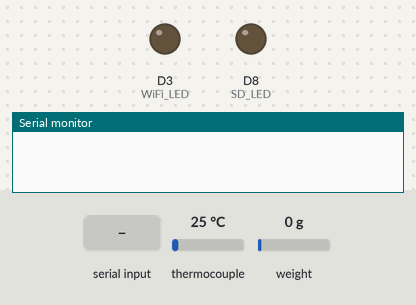
A sketch run on a simulated ESP8266 (NodeMCU). On the bench: output pins drawn as LEDs (lit = HIGH), the last lines printed to the serial monitor. The test bench sets the inputs (shaded band); at power-on: thermocouple 25 °C, weight on the scale 0 g. WiFi joins after 1.5 s; servers stay silent unless stated; uploads are accepted with an empty reply; storage starts empty; pins used as bus, display or sensor lines are not drawn.

Above: at 0.0 s.
At 5.1 s:
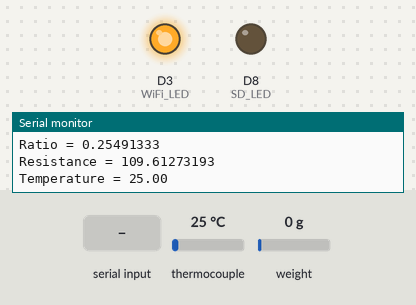
5.2 s: "t90\n" received over Serial
Timing chart, 0 to 15.7 s (numbered marks = the images above; inputs shaded):
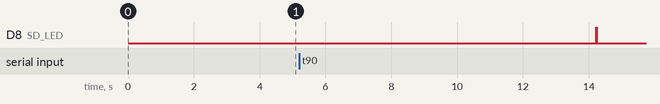

The sketch:

logger.ino
```cpp
#include <ESP8266WiFi.h>
#include <SD.h>
#include <ThingSpeak.h>
#include <HX711_ADC.h>
#include <SPI.h>
#include <Adafruit_MAX31865.h>

#define Board_3;  // Board_1, Board_2, Board_3

////////////////////////////////////
//          WIFI SETTINGS         //
////////////////////////////////////

WiFiClient client;

// Declare and initialise global arrays for WiFi settings
char ssid[] = "Combine";
char pass[] = "plasmakorv";
char server[] = "api.pushingbox.com";
char cmd[100];

int status = WL_IDLE_STATUS;

////////////////////////////////////
//          SD SETTINGS           //
///////////////////////////////////
File BackupFile;
const int SD_pin = D4;

enum months { Jan, Feb, Mar, Apr, May, Jun, Jul, Aug, Sep, Oct, Nov, Dec };
months switch_month;
struct DateandTime {
  char month_buf[3];
  String month;
  int year;
  unsigned day;
  byte hour;
  byte minute;
  byte second;
} DT;

////////////////////////////////////
//      ThingSpeak SETTINGS       //
////////////////////////////////////
#if defined(Board_1)
  unsigned long myChannelNumber = 420692; // Channel ID
  const char * myWriteAPIKey = "A86F3R21OEZKIIQQ";  // Channel API-key
#endif

#if defined(Board_2)
  unsigned long myChannelNumber = 441326; // Channel ID
  const char * myWriteAPIKey = "8H4EAGF3VE2IF6UT";  // Channel API-key
#endif

#if defined(Board_3)
  unsigned long myChannelNumber = 441330; // Channel ID
  const char * myWriteAPIKey = "Q3I84GD3QUIC1LQT";  // Channel API-key
#endif
////////////////////////////////////
//      Loadcell SETTINGS         //
////////////////////////////////////


//HX711 constructor (dout pin, sck pin)
HX711_ADC LoadCell(D1, D0);

long t;

////////////////////////////////////
//          MAX31865             //
///////////////////////////////////


// Use software SPI: CS, DI, DO, CLK
Adafruit_MAX31865 maxx = Adafruit_MAX31865(4, 9, 10, 0);
//Adafruit_MAX31865 maxx = Adafruit_MAX31865(D2);
// Reference value for a PT100 sensor, if using PT1000 use RREF = 4300.
#define RREF      430.0
#define RNOMINAL  100.0


////////////////////////////////////
//          MISC SETTINGS         //
///////////////////////////////////

int PotPin = A0;
int delaySeconds = 10;
int loopTime = delaySeconds * 1000;

// counters for data saving
int countPush = 10;
int countTS = 10;

long previousMillis = 0;
long interval = 20000;

int SD_LED = D8;
int WiFi_LED = D3;

SPISettings settingsPT(500000, MSBFIRST, SPI_MODE1);
SPISettings settingsSD(14000000, LSBFIRST, SPI_MODE0);

//////////////////// WiFi functions /////////////////////

void connectToWiFi() {
  Serial.println();
  Serial.println();
  Serial.print("Connecting to ");
  Serial.println(ssid);

  WiFi.begin(ssid, pass);

  while (WiFi.status() != WL_CONNECTED) {
    delay(500);
    Serial.print(".");
  }
  Serial.println("WiFI connected!");
  digitalWrite(WiFi_LED, HIGH);     // Turns the LED on to indicate WiFi connection is established
  Serial.println();
  Serial.print(ssid);
  Serial.println();
  Serial.println(WiFi.localIP());
  Serial.print("Wifistatus ");
  Serial.println(WiFi.status());
}// end connectToWiFi

// WiFiConnection
void checkWiFiConnection() {
  if (WiFi.status() != 3) {
    status = WL_IDLE_STATUS;
    connectToWiFi();
    Serial.println("reconnect");
  }
}// end WiFiConnection

//////////////////////// SD-card functions ////////////////////////////////////

// INITIALIZES SD CARD

void SDinit(int SD_pin)
{
  Serial.print(F("Initializing SD card..."));
  if (!SD.begin(SD_pin)) {
    Serial.println(F("Initialization SD-card failed!"));
    while (1);
  }
  Serial.println(F("Initialization SD-card done."));

  // Open file for writing
  BackupFile = SD.open("Backup.txt", FILE_WRITE);

  // If the file is open-write
  if (BackupFile)
  {
    BackupFile.print("Time\tMeasurement\tTemperature");
    BackupFile.println();
  }
  else {
    Serial.println(F("ERROR: File not found"));
  }
  BackupFile.close();
} // SD_init end


// WRITES CONTENT OF SG TO SD CARD
void SDwrite(float SG, float temp) {

  digitalWrite(SD_LED, HIGH); // Indicates that we are writning to SD-card

  String time_str;

  // Open file for writing
  BackupFile = SD.open("Backup.txt", FILE_WRITE);

  // If the file is open-write
  if (BackupFile)
  {
    // Write time
    if (WiFi.status() == 3) {
      time_str = String(DT.year) + "-" + DT.month + "-" + String(DT.day) + ":" + String(DT.hour) +
                 ":" + String(DT.minute) + ":" + String(DT.second);
      Serial.println(time_str);
      BackupFile.print(time_str);
    }
    else {
      BackupFile.print(millis());
    }

    BackupFile.print("\t");
    // Write Measurement value
    BackupFile.print(SG);
    BackupFile.print("\t");
    BackupFile.println(temp);

    Serial.print(F("Writing to SD-card: \t"));
    Serial.print(time_str);
    Serial.print("\t");
    // Write Measurement value
    Serial.println(SG);
  }
  else {
    Serial.println(F("ERROR: File not found"));
  }
  BackupFile.close();

} // Write to sd end

////////////////////////////// Load cell functions //////////////////////////////////////////////////////

// Initialize load cell
void loadCellInit() {
  ESP.wdtDisable();
  ESP.wdtEnable(WDTO_8S);
  delay(0);
  Serial.begin(115200);
  LoadCell.begin();
  long stabilisingtime = 2000; // tare preciscion can be improved by adding a few seconds of stabilising time
  LoadCell.start(stabilisingtime);
  LoadCell.setCalFactor(2090.0); // user set calibration factor (float)
  Serial.println("Startup + tare is complete");
} // Initialize load cell end


float loadCellRead() {
  ESP.wdtFeed();
  //update() should be called at least as often as HX711 sample rate; >10Hz@10SPS, >80Hz@80SPS
  //longer delay in scetch will reduce effective sample rate (be carefull with delay() in loop)
  LoadCell.update();
  float val;
  //get smoothed value from data set + current calibration factor
  if (millis() > t + 250) {
    val = LoadCell.getData();
    Serial.print("Load_cell output val: ");
    Serial.println(val);
    t = millis();
  }

  //receive from serial terminal
  if (Serial.available() > 0) {
    val;
    char inByte = Serial.read();
    if (inByte == 't') LoadCell.tareNoDelay();
  }

  //check if last tare operation is complete
  if (LoadCell.getTareStatus() == true) {
    Serial.println("Tare complete");
  }

  return	val;

} // loadCellRead end

///////////////////////////////// Temperature function ////////////////////////////////////////////
float tempRead() {
  uint16_t rtd = maxx.readRTD();

  Serial.print("RTD value: "); Serial.println(rtd);
  float ratio = rtd;
  ratio /= 32768;
  Serial.print("Ratio = "); Serial.println(ratio, 8);
  Serial.print("Resistance = "); Serial.println(RREF * ratio, 8);
  Serial.print("Temperature = "); Serial.println(maxx.temperature(RNOMINAL, RREF));


  // Check and print any faults
  uint8_t fault = maxx.readFault();
  if (fault) {
    Serial.print("Fault 0x"); Serial.println(fault, HEX);
    if (fault & MAX31865_FAULT_HIGHTHRESH) {
      Serial.println("RTD High Threshold");
    }
    if (fault & MAX31865_FAULT_LOWTHRESH) {
      Serial.println("RTD Low Threshold");
    }
    if (fault & MAX31865_FAULT_REFINLOW) {
      Serial.println("REFIN- > 0.85 x Bias");
    }
    if (fault & MAX31865_FAULT_REFINHIGH) {
      Serial.println("REFIN- < 0.85 x Bias - FORCE- open");
    }
    if (fault & MAX31865_FAULT_RTDINLOW) {
      Serial.println("RTDIN- < 0.85 x Bias - FORCE- open");
    }
    if (fault & MAX31865_FAULT_OVUV) {
      Serial.println("Under/Over voltage");
    }
    maxx.clearFault();
  }
  Serial.println();
  return maxx.temperature(RNOMINAL, RREF);

}// end tempRead
//////////////////////////////// Get time function ///////////////////////////////////////////////

void webTime(Client &client)
{
  unsigned long time = 0;

  // Just choose any reasonably busy web server, the load is really low
  if (client.connect("g.cn", 80))
  {
    // Make an HTTP 1.1 request which is missing a Host: header
    // compliant servers are required to answer with an error that includes
    // a Date: header.
    client.print(F("GET / HTTP/1.1 \r\n\r\n"));

    char buf[5];      // temporary buffer for characters
    client.setTimeout(5000);
    if (client.find((char *)"\r\nDate: ") // look for Date: header
        && client.readBytes(buf, 5) == 5) // discard day name
    {

      DT.day = client.parseInt();    // day number
      client.readBytes(buf, 1);    // discard
      client.readBytes(DT.month_buf, 3);    // month_buf
      String str(DT.month_buf);
      DT.month = str.substring(0, 3);
      DT.year = client.parseInt();    // year
      DT.hour = client.parseInt();   // hour
      DT.minute = client.parseInt(); // minute
      DT.second = client.parseInt(); // second

      //      }
    }
  }
  delay(10);
  client.flush();
  client.stop();

} // end webTime

////////////////////////////// End functions //////////////////////////////////////////////////////

////////////////////////////////////
//          SETUP                 //
///////////////////////////////////

void setup() {

  // Status LEDs setup
  pinMode(WiFi_LED, OUTPUT);
  pinMode(SD_LED, OUTPUT);

  Serial.begin(115200);
  delay(10);

  // Starts the MAX31865 with a 3-wired connection, for 2 or 4 wire connection change to 2WIRE respectly 4Wire
  maxx.begin(MAX31865_3WIRE);

  // connect to WiFi
  connectToWiFi();

  // Initialize SD-card
  SDinit(SD_pin);

  // Initialize reading the load cell
  loadCellInit();

  // ThingSpeak setup
  ThingSpeak.begin(client);

  // Starts SPI protocol
  SPI.begin();

}// end Setup

////////////////////////////////////
//          MAIN                  //
///////////////////////////////////

void loop() {

  unsigned long timeMillis = millis();

  // Reads the temperature of the PT100or PT1000 sensor
  float temp = tempRead();

  digitalWrite(SD_LED, LOW);    // Turn off the status LED.
  delay(5000);

  // Get current time from the web
  if (WiFi.status() == 3) {
    webTime(client);
  }

  // read value from load cell
  float val = loadCellRead();

  // Writes the loadcell value and the temperature to the SD-card
  SDwrite(val, temp);

  // send to thingspeak
  if ((timeMillis - previousMillis) >= 20000 && WiFi.status() == 3) {
    previousMillis = timeMillis;
    Serial.print("Sending to ThingSpeak ");
    Serial.println(val);
    ThingSpeak.setField(1, val);    // Sends the loadcell value to field 1 in the ThingSpeak channel
    ThingSpeak.setField(2, temp);   // Sends the temperature to field 2 in the ThingSpeak channel
    ThingSpeak.writeFields(myChannelNumber, myWriteAPIKey);
  }
}// end main loop
```
